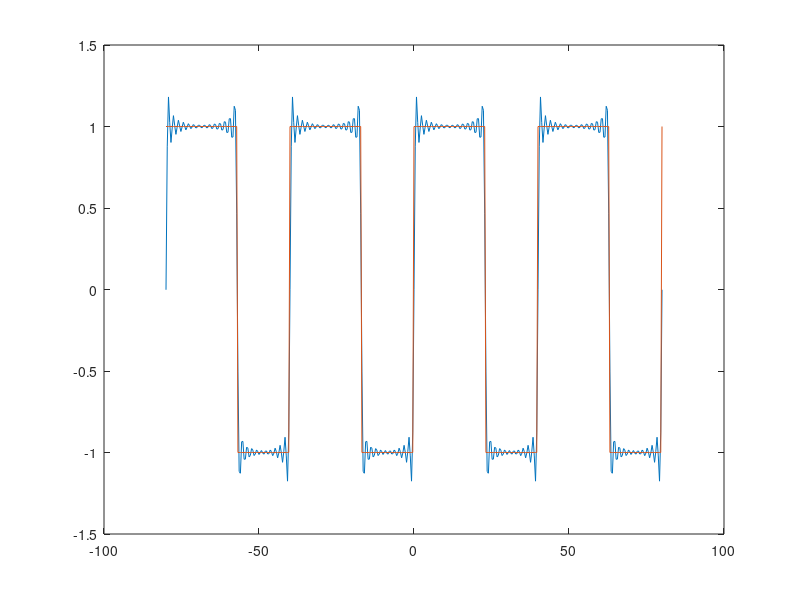
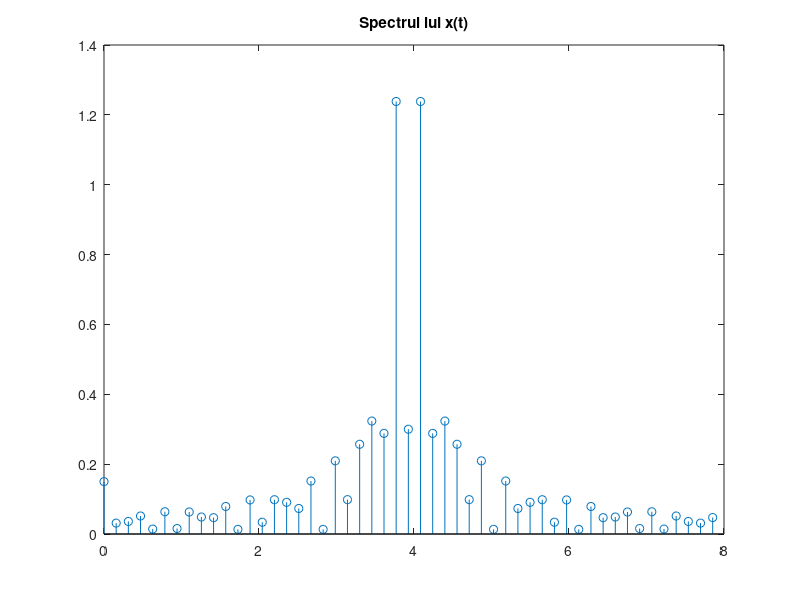

Write MATLAB code to recreate these figures, in order.
T = 40;
D = 23;
dutyCicle = 57.5;
w0 = 2 * pi / T;
N = 50;
pas = T / 100;  
t = -2 * T : pas : 2 * T;


coeficienti = zeros(1,N);
A = 0;

fexact = square( w0 * t, dutyCicle);

finitial = @(t,k) square( w0 * t, dutyCicle).*exp( -1j * k * w0 * t);
fapprox = 0;

C0 = (1 / T) * integral(@(t) finitial(t,0),0,T);

for k = 1:1:50
    coeficienti(k) = (1 / T) * integral(@(t) finitial(t,k - 25 ),0,T);
    fapprox = fapprox + coeficienti(k) * exp( 1j * (k - 25) * w0 * t);
end

A(1)=abs(C0);

for k=1:N
      A(k+1) = 2 * abs(coeficienti(k)); 
      %calculam coeficientii Seriei Fourier Armonice care vor reprezenta amplitudinile din spectru
end

figure(1);
plot(t, fapprox, t, fexact);

figure(2);
stem([0:N] * w0, A), title('Spectrul lui x(t)');
% reprezentam A in functie de frecventa fundamentala * numarul coeficientului corespunzator